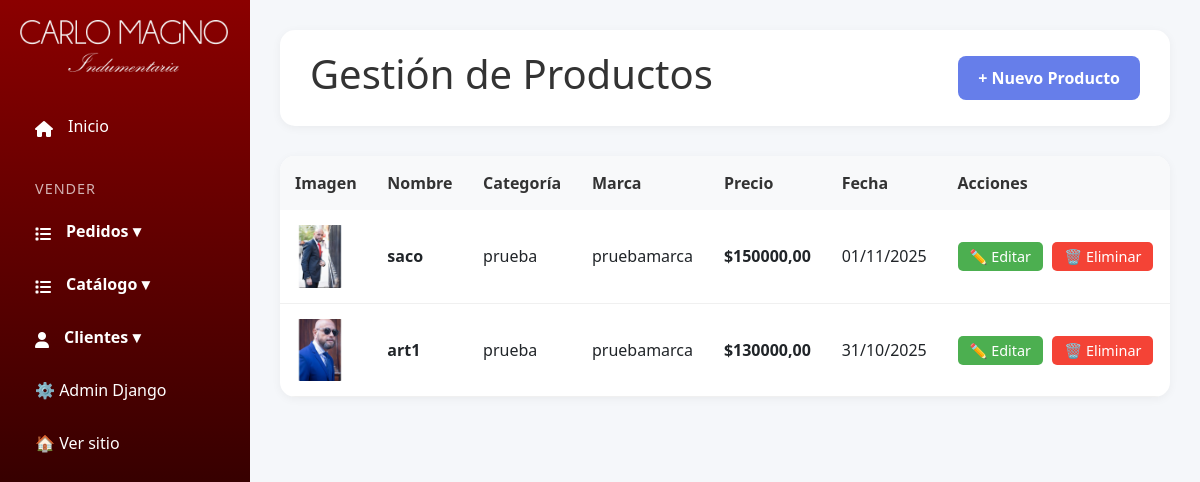
The page /panel/productos/ (signed in) on the database its author committed.
### products/models.py (models this page shows, shortened)
class Producto(models.Model):
    nombre = models.CharField(max_length=200, verbose_name='Nombre')
    descripcion = models.TextField(verbose_name='Descripción')
    precio = models.DecimalField(
        max_digits=10,
        decimal_places=2,
        validators=[MinValueValidator(0)],
        verbose_name='Precio'
    )
    categoria = models.ForeignKey(
        Categoria,
        on_delete=models.PROTECT,
        related_name='categorias',
        verbose_name='Categoría'
    )
    marca = models.ForeignKey(
        Marca,
        on_delete=models.SET_NULL,
        null=True,
        blank=True,
        related_name='productos',
        verbose_name='Marca'
    )
    talle = models.ForeignKey(
        Talle,
        on_delete=models.SET_NULL,
        null=True,
        blank=True,
        related_name='productos',
        verbose_name='Talle'
    )
    colores = models.ManyToManyField(
        Color,
        related_name='productos',
        verbose_name='Colores disponibles',
        blank=True
    )
    imagen = models.ImageField(
        upload_to='productos/',
        null=True,
        blank=True,
        verbose_name='Imagen principal'
    )
    created_at = models.DateTimeField(auto_now_add=True, verbose_name='Fecha de creación')
    updated_at = models.DateTimeField(auto_now=True, verbose_name='Última actualización')
    class Meta:
        verbose_name = 'Producto'
        verbose_name_plural = 'Productos'
        ordering = ['-created_at']

class Categoria(models.Model):
    nombre = models.CharField(max_length=100, verbose_name='Nombre')
    descripcion = models.TextField(blank=True, verbose_name='Descripción')
    class Meta:
        verbose_name = 'Categoría'
        verbose_name_plural = 'Categorías'
        ordering = ['nombre']

class Marca(models.Model):
    nombre = models.CharField(max_length=100, unique=True, verbose_name='Nombre')
    logo = models.ImageField(
        upload_to='marcas/',
        null=True,
        blank=True,
        verbose_name='Logo'
    )
    website = models.URLField(blank=True, verbose_name='Sitio web')
    descripcion = models.TextField(blank=True, verbose_name='Descripción')
    class Meta:
        verbose_name = 'Marca'
        verbose_name_plural = 'Marcas'
        ordering = ['nombre']

### custom_admin/views.py (the view)
# urls.py: path('productos/', producto_list, name='productos'),
@login_required(login_url='login')
def productos(request):
    if not request.user.is_staff:
        return redirect('home')
    productos = Producto.objects.select_related('categoria', 'marca').all()
    return render(request, 'custom_admin/productos.html', {'productos': productos})

### products/context_processors.py (called while the page is built, shortened)
def cart_processor(request):
    carrito = None
    cantidad_total = 0
    if request.user.is_authenticated:
        try:
            carrito = Carrito.objects.get(usuario=request.user)
            cantidad_total = carrito.get_cantidad_total()
        except Carrito.DoesNotExist:
            pass
    return {
        'carrito': carrito,
        'carrito_cantidad': cantidad_total
    }

### products/models.py (called while the page is built)
    def get_cantidad_total(self):
        return sum(item.cantidad for item in self.items.all())

### templates/custom_admin/productos.html (shortened to what this page needs)
{% extends 'custom_admin/base.html' %}
{% load static %}
{%block extra_css %}
<link rel="stylesheet" href="{% static 'css/productos_admin.css' %}" />
{% endblock %}
{% block content %}
<div class="main-content">
	<div class="header">
		<h1>Gestión de Productos</h1>
		<a href="{% url 'agregar_producto' %}" class="btn btn-primary">+ Nuevo Producto</a>
	</div>
	{% if productos %}
	<div class="products-table">
		<table>
			<thead>
				<tr>
					<th>Imagen</th>
					<th>Nombre</th>
					<th>Categoría</th>
					<th>Marca</th>
					<th>Precio</th>
					<th>Fecha</th>
					<th>Acciones</th>
				</tr>
			</thead>
			<tbody>
				{% for producto in productos %}
				<tr>
					<td>
						{% if producto.imagen %}
						<img
							src="{{ producto.imagen.url }}"
							alt="{{ producto.nombre }}"
							class="product-img"
						/>
						{% endif %}
					</td>
					<td><strong>{{ producto.nombre }}</strong></td>
					<td>{{ producto.categoria.nombre }}</td>
					<td>{{ producto.marca.nombre|default:"Sin marca" }}</td>
					<td><strong>${{ producto.precio }}</strong></td>
					<td>{{ producto.created_at|date:"d/m/Y" }}</td>
					<td>
						<a href="/admin/productos/producto/{{ producto.id }}/change/" class="btn-edit"
							>✏️ Editar</a
						>
						<a href="/admin/productos/producto/{{ producto.id }}/delete/" class="btn-delete"
							>🗑️ Eliminar</a
						>
					</td>
				</tr>
				{% endfor %}
			</tbody>
		</table>
	</div>
	{% else %}
	<div class="empty-state">
		<h2>No hay productos registrados</h2>
	</div>
	{% endif %}
</div>
{% load static %}
{% endblock %}

### templates/custom_admin/base.html (shortened to what this page needs)
<!DOCTYPE html>
{% load static %}
<html lang="es">
	<!DOCTYPE html>
	<html lang="es">
		<head>
			<link
				href="https://cdn.jsdelivr.net/npm/bootstrap@5.3.8/dist/css/bootstrap.min.css"
				rel="stylesheet"
			/>
			<link
				rel="stylesheet"
				href="https://cdnjs.cloudflare.com/ajax/libs/font-awesome/6.4.2/css/all.min.css"
			/>
			<link rel="stylesheet" href="{% static 'css/style_admin.css' %}" />
			{% block extra_css %}
            {% endblock %}
		</head>
		<body>
			<header>
				<div class="sidebar">
					<img src="{% static 'images/logo.png' %}" alt="">
					<nav>
						<div class="iconoFontAwe {% if request.resolver_match.url_name == 'dashboard' %}active{% endif %}">
							<i class="fa-solid fa-home"></i>
							<a href="{% url 'dashboard' %}">Inicio</a>
						</div>
						<h6>VENDER</h6>
						<div class="menu-pedidos">
							<div class="iconoFontAwe">
								<i class="fa fa-list" aria-hidden="true"></i>
								<a href="javascript:void(0)" class="main-link" id="toggle-pedidos"
									>Pedidos ▾</a>
							</div>
						</div>
						<div class="menu-catalogos">
							<div class="iconoFontAwe">
								<i class="fa fa-list" aria-hidden="true"></i>
								<a href="javascript:void(0)" class="main-link" id="toggle-catalogos"
									>Catálogo ▾</a
								>
							</div>
						</div>
						<div class="menu-clientes">
							<div class="iconoFontAwe">
								<i class="fa-solid fa-user"></i>
								<a href="javascript:void(0)" class="main-link" id="toggle-clientes"
									>Clientes ▾</a
								>
							</div>
						</div>
						<a href="/admin/" target="_blank">⚙️ Admin Django</a>
						<a href="{% url 'inicio' %}">🏠 Ver sitio</a>
					</nav>
				</div>
			</header>
			<main>
                {% block content %}{% endblock %}
            </main>
		</body>
	</html>
</html>

### static/css/style_admin.css (style rules this page uses)
* { margin: 0; padding: 0; box-sizing: border-box; }
body { font-family: "Segoe UI", Tahoma, Geneva, Verdana, sans-serif; background: #f5f7fa; }
.sidebar { position: fixed; left: 0; top: 0; width: 250px; height: 100vh; background: linear-gradient(180deg, #8b0000 0%, #000000 100%); padding: 20px; color: white; }
.sidebar img { margin-bottom: 30px; width: 13rem; filter: invert(100%); }
.sidebar h6 { padding: 25px 15px 0.1rem; font-size: 0.9em; letter-spacing: 1px; opacity: 0.7; }
.sidebar nav a { display: block; padding: 12px 15px; color: white; text-decoration: none; border-radius: 8px; margin-bottom: 5px; transition: all 0.3s ease; }
.menu-catalogos, .menu-clientes .menu-pedidos { position: relative; }
.iconoFontAwe { display: flex; align-items: center; padding: 0px 15px; }
.menu-catalogos .main-link, .menu-clientes .main-link, .menu-pedidos .main-link { font-weight: 600; }
.main-content { margin-left: 250px; padding: 30px; }
.header { background: white; padding: 20px 30px; border-radius: 15px; box-shadow: 0 2px 10px rgba(0, 0, 0, 0.05); margin-bottom: 30px; display: flex; justify-content: space-between; align-items: center; }
.header h1 { color: #333; }
.btn { padding: 10px 20px; border: none; border-radius: 8px; cursor: pointer; font-weight: 600; text-decoration: none; display: inline-block; transition: all 0.3s ease; }
.btn-primary { background: #667eea; color: white; }
.btn-edit { background: #4caf50; color: white; padding: 5px 12px; border-radius: 5px; text-decoration: none; font-size: 0.9em; margin-right: 5px; }
.btn-delete { background: #f44336; color: white; padding: 5px 12px; border-radius: 5px; text-decoration: none; font-size: 0.9em; }
table { width: 100%; border-collapse: collapse; }
th { background: #f8f9fa; padding: 15px; text-align: left; color: #333; font-weight: 600; }
td { padding: 15px; border-bottom: 1px solid #f0f0f0; }

### static/css/productos_admin.css (style rules this page uses)
.products-table { background: white; border-radius: 15px; box-shadow: 0 2px 10px rgba(0, 0, 0, 0.05); overflow: hidden; }
.product-img { width: 50px; height: 62.5px; object-fit: cover; border-radius: 5px; }

### rows shown on the page
Producto: imagen (placeholder picture), nombre "saco", categoria.nombre "prueba", marca.nombre "pruebamarca", precio "150000,00", created_at "01/11/2025"
Producto: imagen (placeholder picture), nombre "art1", categoria.nombre "prueba", marca.nombre "pruebamarca", precio "130000,00", created_at "31/10/2025"
